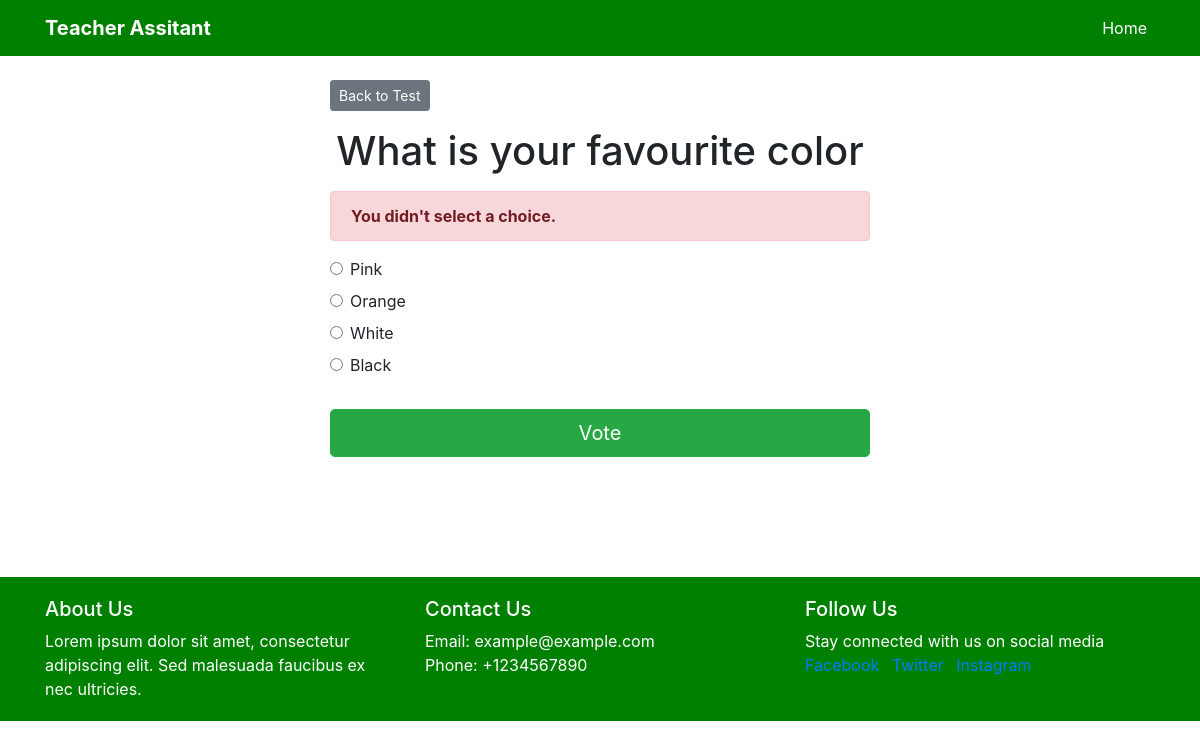
The page /polls/1/vote/ on the database its author committed.
### polls/models.py (models this page shows, shortened)
class Question(models.Model):
    question_text = models.CharField(max_length=200)
    pub_date = models.DateTimeField('date published')

class Choice(models.Model):
    question = models.ForeignKey(Question, on_delete=models.CASCADE)
    choice_text = models.CharField(max_length=200)
    votes = models.IntegerField(default=0)

### polls/views.py (the view)
# urls.py: path('<int:question_id>/vote/', views.vote, name='vote'),
def vote(request, question_id):
    question = get_object_or_404(Question, pk=question_id)
    try:
        selected_choice = question.choice_set.get(pk=request.POST['choice'])
    except (KeyError, Choice.DoesNotExist):
        return render(request, 'polls/detail.html', {
            'question': question,
            'error_message': "You didn't select a choice.",
        })
    else:
        selected_choice.votes += 1
        selected_choice.save()
        return HttpResponseRedirect(reverse('polls:results', args=(question.id,)))

### templates/polls/detail.html (shortened to what this page needs)
{% extends 'base.html' %}
{% block content %}
<a class="btn btn-secondary btn-sm mb-3" href="{% url 'polls:index' %}">Back to Test</a>
<h1 class="text-center mb-3">{{ question.question_text }}</h1>
{% if error_message %}
<p class="alert alert-danger">
    <strong>{{ error_message }}</strong>
</p>
{% endif %}
<form action="{% url 'polls:vote' question.id %}" method="post">
    {% for choice in question.choice_set.all %}
    <div class="form-check">
        <input type="radio" name="choice" class="form-check-input" id="choice{{ forloop.counter }}"
            value="{{ choice.id }}" />
        <label for="choice{{ forloop.counter }}">{{ choice.choice_text }}</label>
    </div>
    {% endfor %}
    <input type="submit" value="Vote" class="btn btn-success btn-lg btn-block mt-4" />
</form>
{% endblock %}

### rows shown on the page
Question: question_text "What is your favourite color"
Choice: choice_text "Pink"
Choice: choice_text "Orange"
Choice: choice_text "White"
Choice: choice_text "Black"

### other values the page prints
{{ error_message }} "You didn't select a choice."
